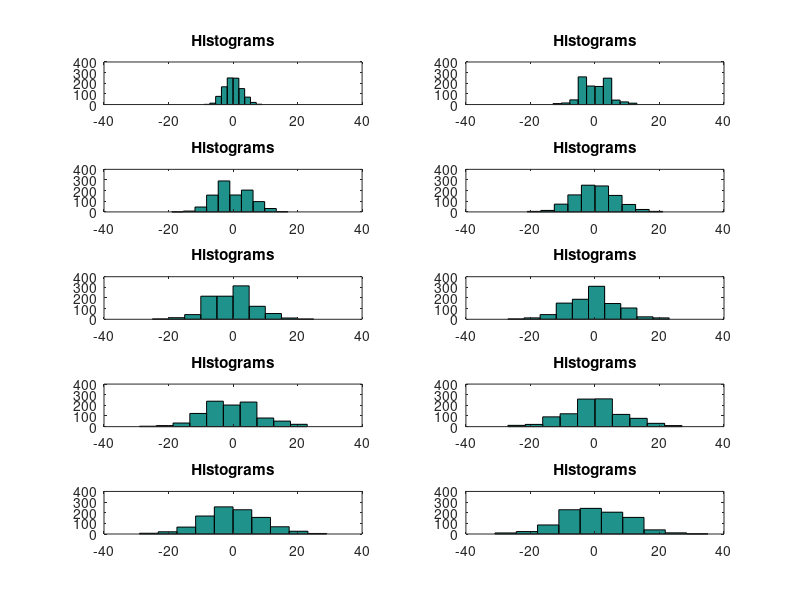
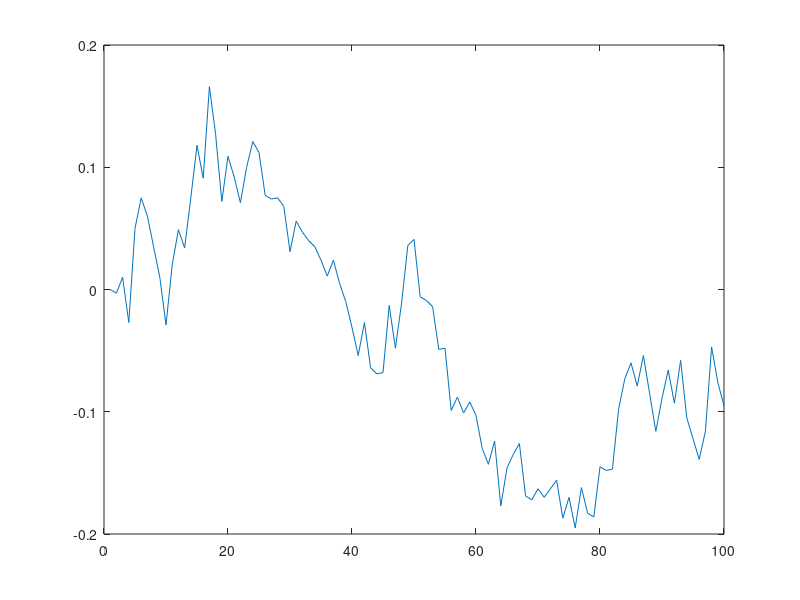
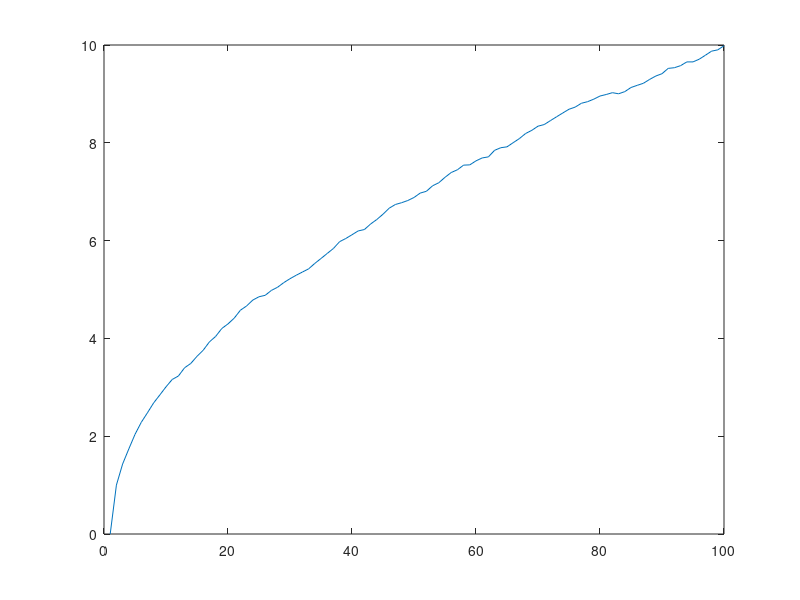

MATLAB code for these plots, in order:
%Plot 1000 paths with 100 steps per path, head or tails
clear;clc;
M=1000;
N=100;
x= zeros(M,N);

for i = 1:99;
    for j = 1:999;
        p(i) = round(rand(1));
        if p(i) > 2/3; %Heads go North
            x(j,i+1) = x(j,i) +1;
        else %Tails go South
            x(j,i+1) = x(j,i)-1;
        end
    end
end

% for i = 1:N;
%     plot(x(i,:));
%     title('Random Walk Fair Coin');
%     hold on;
% end
 for i = 1:10
     for j = i*10
   subplot(5,2,i);
   hist(x(:,j))
   title('Histograms')
   axis([-40 40 0 400]);
     end
 end

figure;
s=mean(x);
r=1:100;
plot(r,s);

figure;
sigma=std(x);
plot(r,sigma)
